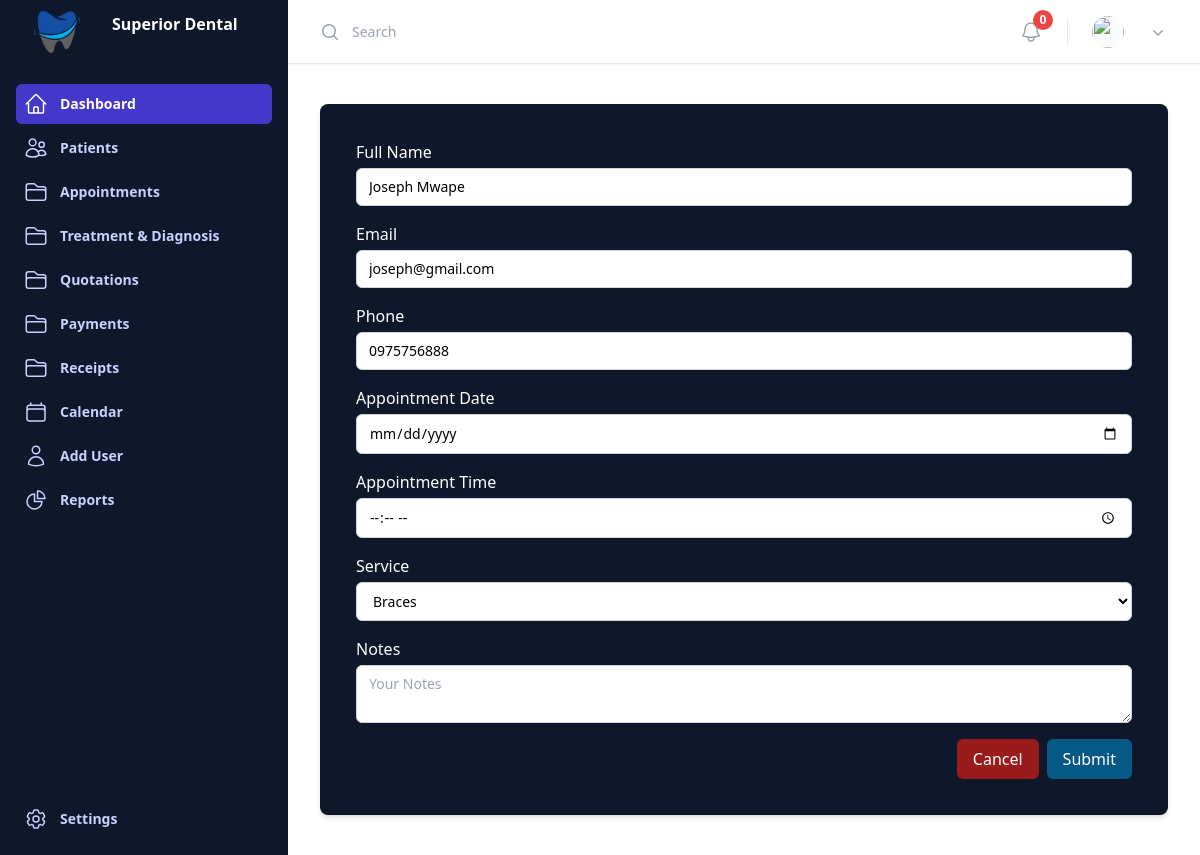
/exist_patient_appointment/6/, run on the app's committed database.
### patient/models.py (models this page shows, shortened)
class Patient(models.Model):
    first_name = models.CharField(max_length=50)
    last_name = models.CharField(max_length=50)
    date_of_birth = models.DateField(blank=True, null=True)
    gender_choices = [('M', 'Male'), ('F', 'Female')]
    gender = models.CharField(max_length=1, choices=gender_choices, blank=True, null=True)
    nrc = models.CharField(max_length=55,blank=True, null=True)
    phone = models.CharField(max_length=15)
    email = models.EmailField(unique=True)
    address = models.TextField(blank=True, null=True)
    medical_history = models.TextField(blank=True, null=True)
    is_patient = models.BooleanField(default=False)

### templates/views.py (the view)
# urls.py: path('exist_patient_appointment/<int:patient_id>/', views.exist_patient_appointment, name='exist_patient_appointment'),
def exist_patient_appointment(request, patient_id):
    patient = Patient.objects.get(id=patient_id)
    services = Service.objects.filter(name__isnull=False, price__isnull=False)
    return render(request, 'existing_patient_appointment.html', {'patient': patient, 'services': services})

### templates/existing_patient_appointment.html (shortened to what this page needs)
{% extends 'base.html' %}
{% block content %}
        {% if patient %}
        <div class="container mx-auto bg-slate-900 shadow-md rounded-lg overflow-hidden p-4">
        <form class="p-4 md:p-5" method='POST' action="{% url 'walkin_appointment' %}">
          <div class="mb-4">
            <label class="block text-white">Full Name</label>
            <input type="text" name="full_name" class="mt-1 block w-full px-3 py-2 bg-white border border-gray-300 rounded-md shadow-sm focus:outline-none focus:ring-sky-500 focus:border-sky-500 sm:text-sm" value="{{ patient.first_name }} {{ patient.last_name }}" required>
          </div>
          <div class="mb-4">
            <label class="block text-white">Email</label>
            <input type="email" name="email" class="mt-1 block w-full px-3 py-2 bg-white border border-gray-300 rounded-md shadow-sm focus:outline-none focus:ring-sky-500 focus:border-sky-500 sm:text-sm" value="{{ patient.email }}" required>
          </div>
          <div class="mb-4">
            <label class="block text-white">Phone</label>
            <input type="tel" name="phone" class="mt-1 block w-full px-3 py-2 bg-white border border-gray-300 rounded-md shadow-sm focus:outline-none focus:ring-sky-500 focus:border-sky-500 sm:text-sm" value="{{ patient.phone }}" required>
          </div>
          <div class="mb-4">
            <label class="block text-white">Appointment Date</label>
            <input type="date" name="appoint_date" class="mt-1 block w-full px-3 py-2 bg-white border border-gray-300 rounded-md shadow-sm focus:outline-none focus:ring-sky-500 focus:border-sky-500 sm:text-sm" required>
          </div>
          <div class="mb-4">
            <label class="block text-white">Appointment Time</label>
            <input type="time" name="appoint_time" class="mt-1 block w-full px-3 py-2 bg-white border border-gray-300 rounded-md shadow-sm focus:outline-none focus:ring-sky-500 focus:border-sky-500 sm:text-sm" required>
          </div>
          <div class="mb-4">
            <label class="block text-white">Service</label>
            <select name="service" class="mt-1 block w-full px-3 py-2 bg-white border border-gray-300 rounded-md shadow-sm focus:outline-none focus:ring-sky-500 focus:border-sky-500 sm:text-sm">
                {% for service in services %}
                    <option value="{{ service.id }}">
                        {{ service.name|default:"Unnamed Service" }}
                    </option>
                {% empty %}
                    <option value="">No services available</option>
                {% endfor %}
            </select>
        </div>
          <div class="mb-4">
            <label class="block text-white">Notes</label>
            <textarea name="notes" class="mt-1 block w-full px-3 py-2 bg-white border border-gray-300 rounded-md shadow-sm focus:outline-none focus:ring-sky-500 focus:border-sky-500 sm:text-sm" placeholder="Your Notes"></textarea>
          </div>
          <div class="flex items-center justify-end">
            <a href="{% url 'patients' %}" class="bg-red-800 text-white py-2 px-4 rounded-md mr-2" id="cancel-button">Cancel</a>
            <button type="submit" class="bg-sky-800 text-white py-2 px-4 rounded-md">Submit</button>
          </div>
        </form>
        {% endif %}
      </div>
{% endblock %}

### data on the page
Patient: full_name "Joseph Mwape", email "joseph@gmail.com", phone "0975756888"

### other printed values
form field service "Braces"
